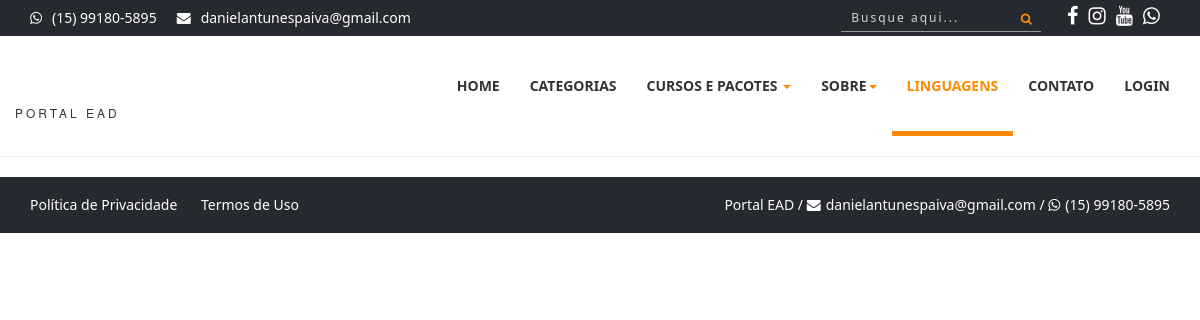
The app's page /linguagens.php, older data.
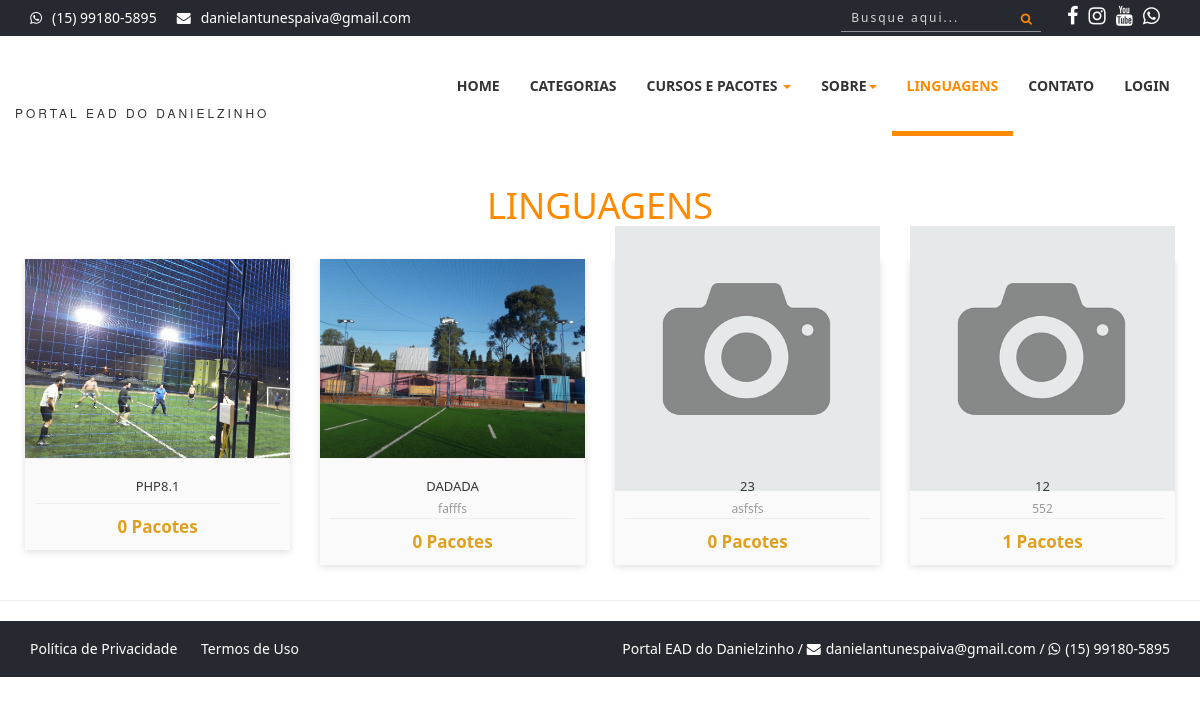
The same page, newer data.
### tables this page shows
CREATE TABLE `config` (
  `id` int(11) NOT NULL,
  `nome_sistema` varchar(50) NOT NULL,
  `email_sistema` varchar(50) NOT NULL,
  `tel_sistema` varchar(20) NOT NULL,
  `cnpj_sistema` varchar(25) DEFAULT NULL,
  `tipo_chave_pix` varchar(25) DEFAULT NULL,
  `chave_pix` varchar(100) DEFAULT NULL,
  `logo` varchar(20) NOT NULL,
  `icone` varchar(20) NOT NULL,
  `logo_rel` varchar(20) NOT NULL,
  `qrcode_pix` varchar(20) DEFAULT NULL,
  `facebook` varchar(120) DEFAULT NULL,
  `instagram` varchar(120) DEFAULT NULL,
  `youtube` varchar(120) DEFAULT NULL,
  `itens_pag` int(11) NOT NULL,
  `video_sobre` varchar(100) NOT NULL,
  `itens_relacionados` int(11) NOT NULL,
  `aulas_liberadas` int(11) NOT NULL,
  `desconto_pix` int(11) NOT NULL,
  `email_adm_mat` varchar(5) DEFAULT NULL,
  `cartoes_fidelidade` int(11) NOT NULL,
  `taxa_boleto` decimal(8,2) NOT NULL,
  `taxa_mp` decimal(8,2) NOT NULL,
  `taxa_paypal` decimal(8,2) NOT NULL,
  `valor_max_cartao` decimal(8,2) NOT NULL,
  `total_emails_por_envio` int(11) NOT NULL,
  `intervalo_envio_email` int(11) NOT NULL,
  `script_dia` date DEFAULT NULL,
  `dias_email_matricula` int(11) NOT NULL,
  `dias_excluir_matricula` int(11) NOT NULL
);

CREATE TABLE `linguagens` (
  `id` int(11) NOT NULL,
  `nome` varchar(50) NOT NULL,
  `descricao` varchar(50) NOT NULL,
  `foto` varchar(100) DEFAULT NULL,
  `nome_url` varchar(100) DEFAULT NULL
);

### sistema/conexao.php (called while the page is built, shortened)
<?php
$servidor = 'localhost';
$banco = 'portalead';
$usuario = 'root';
$senha = '';
$nome_sistema = 'Portal EAD do Danielzinho';
$email_sistema = 'danielantunespaiva@gmail.com';
$tel_sistema = '(15) 99180-5895';
try {
    $pdo = new PDO("mysql:dbname=$banco; host=$servidor", "$usuario", "$senha");
} catch (Throwable $th) {
    echo 'Erro ao conectar ao banco de dados! <br><br>' . $th;
}
$query = $pdo->query("SELECT * FROM config");
$res = $query->fetchAll(PDO::FETCH_ASSOC);
$total_reg = @count($res);
if ($total_reg == 0) {
    $pdo->query("INSERT into config SET nome_sistema = '$nome_sistema', email_sistema = '$email_sistema', tel_sistema = '$tel_sistema', logo = 'logo.png', icone = 'favicon.ico', logo_rel = 'logo.jpg', itens_pag = '12', cartoes_fidelidade = '5', valor_max_cartao = '100', total_emails_por_envio = '480', intervalo_envio_email = '70', dias_email_matricula = '3', dias_excluir_matricula = '30', script_dia = curDate()");
} else {
    $nome_sistema = $res[0]['nome_sistema'];
    $email_sistema = $res[0]['email_sistema'];
}
?>

### linguagens.php (the view, shortened to what the changed rows need)
<?php
require_once('cabecalho.php');
?>
<?php
$query = $pdo->query("SELECT * FROM linguagens ORDER BY id asc");
$res = $query->fetchAll(PDO::FETCH_ASSOC);
$total_reg = @count($res);
if ($total_reg > 0) {
?>
    <section style="margin-top:50px;">
        <div class="section-heading text-center">
            <div class="col-md-12 col-xs-12">
                <h1><span>Linguagens</span></h1>
            </div>
        </div>
        <div class="row" style="margin-left:10px; margin-right:10px;">
            <?php
            for ($i = 0; $i < $total_reg; $i++) {
                $id = $res[$i]['id'];
                $nome = $res[$i]['nome'];
                $desc_rapida = $res[$i]['descricao'];
                $foto = $res[$i]['foto'];
                $url = $res[$i]['nome_url'];
                $query2 = $pdo->query("SELECT * FROM pacotes WHERE linguagem = '$id'");
                $res2 = $query2->fetchAll(PDO::FETCH_ASSOC);
                $pacotes = @count($res2);
            ?>
                <div class="col-md-3 col-sm-6 col-xs-6">
                    <div class="product-card">
                        <div class="product-tumb">
                            <a href="linguagem-<?php echo $url ?>"><img src="sistema/painel-admin/img/linguagens/<?php echo $foto ?>" alt="" width="100%"></a>
                        </div>
                        <div class="product-details">
                            <h4><a href="linguagem-<?php echo $url ?>"><?php echo $nome ?></a></h4>
                            <p><?php echo $desc_rapida ?></p>
                            <div class="product-bottom-details">
                                <div class="product-price"><?php echo $pacotes ?> Pacotes</div>
                            </div>
                        </div>
                    </div>
                </div>
            <?php
            }
            ?>
        </div>
    </section>
<?php
}
?>
<?php
require_once('rodape.php');
?>

### cabecalho.php (shortened to what the changed rows need)
<?php
require_once('sistema/conexao.php');
?>
<!DOCTYPE html>
<html>
<head>
    <link rel="stylesheet" href="https://cdnjs.cloudflare.com/ajax/libs/font-awesome/4.5.0/css/font-awesome.min.css">
    <link rel="stylesheet" href="scss/main.css">
    <link rel="stylesheet" href="scss/skin.css">
    <link rel="stylesheet" href="scss/card.css">
    <link rel="stylesheet" href="scss/curso.css">
</head>
<body id="wrapper">
    <section id="top-header">
        <div class="container">
            <div class="row">
                <div class="col-md-7 col-sm-7 col-xs-7 top-header-links">
                    <ul class="contact_links">
                        <li><i class="fa fa-envelope"></i><a href="#"><?php echo $email_sistema ?></a></li>
                    </ul>
                </div>
            </div>
        </div>
    </section>
    <header>
        <nav class="navbar navbar-inverse" style="z-index: 1000">
            <div class="container">
                <div class="row">
                    <div class="navbar-header">
                        <a class="navbar-brand" href="./">
                            <h1> <img src="sistema/img/logo.png" alt="" width="60px">
                            </h1><span><?php echo $nome_sistema ?></span>
                        </a>
                    </div>
                </div>
            </div>
        </nav>
    </header>
    <div id="area-conteudo">

### rodape.php (shortened to what the changed rows need)
<?php
require_once('sistema/conexao.php');
?>
</div>
<section id="bottom-footer">
    <div class="container">
        <div class="row">
            <div class="col-md-6 col-sm-6 col-xs-12 copyright">
                <span class="cor-branca ocultar-mobile"><?php echo $nome_sistema ?> / </span> <i class="fa fa-envelope" style="color:#FFF; margin-right:5px"> </i><a href="#" style="color:#FFF"><?php echo $email_sistema ?></a> / <i class="fa fa-whatsapp" style="color:#FFF; margin-right:5px"></i><a href="http://api.whatsapp.com/send?1=pt_BR&phone=55<?php echo $tel_sistema ?>" target="_blank" style="color:#FFF"><?php echo $tel_sistema ?></a>
            </div>
        </div>
    </div>
</section>
</html>

Row changes from the older to the newer data that the page shows:
changed config "danielantunespaiva@gmail.com": nome_sistema "PORTAL EAD" → "PORTAL EAD DO DANIELZINHO"; nome_sistema "Portal EAD" → "Portal EAD do Danielzinho"
added linguagens: foto (picture), nome "PHP8.1", pacotes "0"
added linguagens: foto (picture), nome "DADADA", descricao "fafffs", pacotes "0"
added linguagens: foto (picture), nome "23", descricao "asfsfs", pacotes "0"
added linguagens: foto (picture), nome "12", descricao "552", pacotes "1"
Text that changed along with them:
text now shown: "LINGUAGENS"
